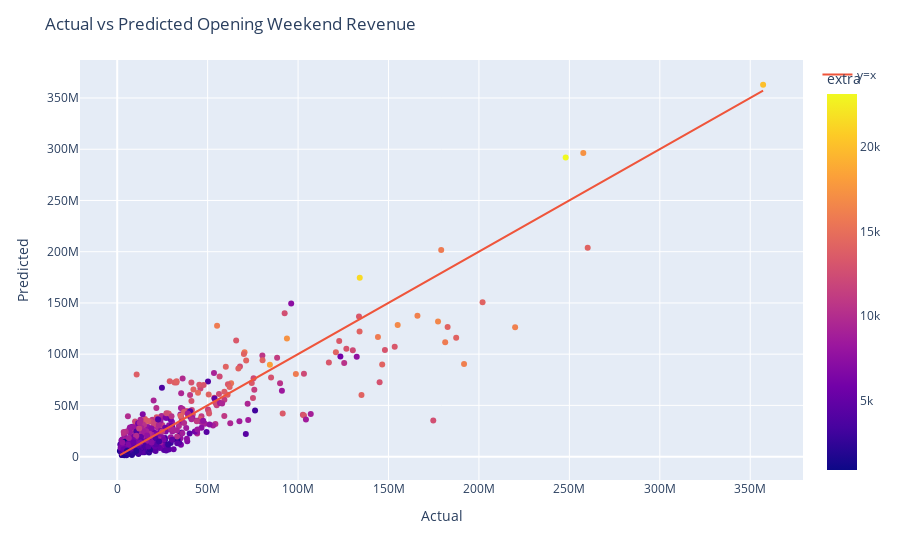

Notebook source saved alongside this figure:
### Code cell
# print all columns that start with production_method
print([col for col in X_train.columns if col.startswith("production_method")])

# formula = "sqrt_opening_wide_revenue ~ 0 + sqrt_top_5_trailer_views + sqrt_budget + sqrt_wikipedia_pre_release_cumulative_views + sqrt_wikipedia_pre_release_cumulative_views :  metacritic_before_wide_friday_calculated : in_franchise"
formula = "opening_wide_revenue ~ 0 + top_5_trailer_views + budget + wikipedia_pre_release_cumulative_views + wikipedia_pre_release_cumulative_views :  metacritic_before_wide_friday_calculated : in_franchise"

# "metacritic_review_count",
# "metacritic_score_calculated",
# "metacritic_monday_before_wide_friday_calculated",
# "metacritic_before_wide_friday_calculated",
# "metacritic_before_first_day_calculated"

# add in the interactions
model_simple_glm = smf.glm(formula=formula, data=X_train).fit()

pred_simple_glm = model_simple_glm.predict(X_test)

# pred_simple_glm = np.exp(pred_simple_glm)
# pred_simple_glm = pred_simple_glm ** 2

print("RMSE:", root_mean_squared_error(y_test, pred_simple_glm))
print(model_simple_glm.summary())

train_pred = model_simple_glm.predict(X_train)
# train_pred = np.exp(train_pred)
# train_pred = train_pred ** 2

# print predictions vs actual within training data
training_data = pd.DataFrame(
    {
        "actual": y_train,
        "predicted": train_pred,
        "title": X_train["title"],
        "extra": X_train["sqrt_budget"],
    }
)

# write to a file
training_data.to_csv("training_data.csv")

fig = px.scatter(training_data, x="actual", y="predicted", hover_name="title", color="extra")
fig.add_trace(go.Scatter(x=training_data["actual"], y=training_data["actual"], mode="lines", name="y=x"))
fig.update_layout(title="Actual vs Predicted Opening Weekend Revenue", xaxis_title="Actual", yaxis_title="Predicted")

### Figure 1 — Plotly figure (JSON) as saved in the notebook; plotly's stock layout.template omitted (floating-point values rounded to 4 significant figures; data arrays with more than 128 entries replaced by an {"elided": "..."} marker saying what was removed)
{"data": [{"hovertemplate": "<b>%{hovertext}</b><br><br>actual=%{x}<br>predicted=%{y}<br>extra=%{marker.color}<extra></extra>", "hovertext": {"elided": "677 str values"}, "legendgroup": "", "marker": {"color": {"elided": "677 float values"}, "coloraxis": "coloraxis", "symbol": "circle"}, "mode": "markers", "name": "", "orientation": "v", "showlegend": false, "type": "scatter", "x": {"elided": "677 int values"}, "xaxis": "x", "y": {"elided": "677 float values"}, "yaxis": "y"}, {"mode": "lines", "name": "y=x", "type": "scatter", "x": {"elided": "677 int values"}, "y": {"elided": "677 int values"}}], "layout": {"coloraxis": {"colorbar": {"title": {"text": "extra"}}, "colorscale": [[0, "#0d0887"], [0.1111, "#46039f"], [0.2222, "#7201a8"], [0.3333, "#9c179e"], [0.4444, "#bd3786"], [0.5556, "#d8576b"], [0.6667, "#ed7953"], [0.7778, "#fb9f3a"], [0.8889, "#fdca26"], [1, "#f0f921"]]}, "legend": {"tracegroupgap": 0}, "margin": {"t": 60}, "title": {"text": "Actual vs Predicted Opening Weekend Revenue"}, "xaxis": {"anchor": "y", "domain": [0, 1], "title": {"text": "Actual"}}, "yaxis": {"anchor": "x", "domain": [0, 1], "title": {"text": "Predicted"}}}}
